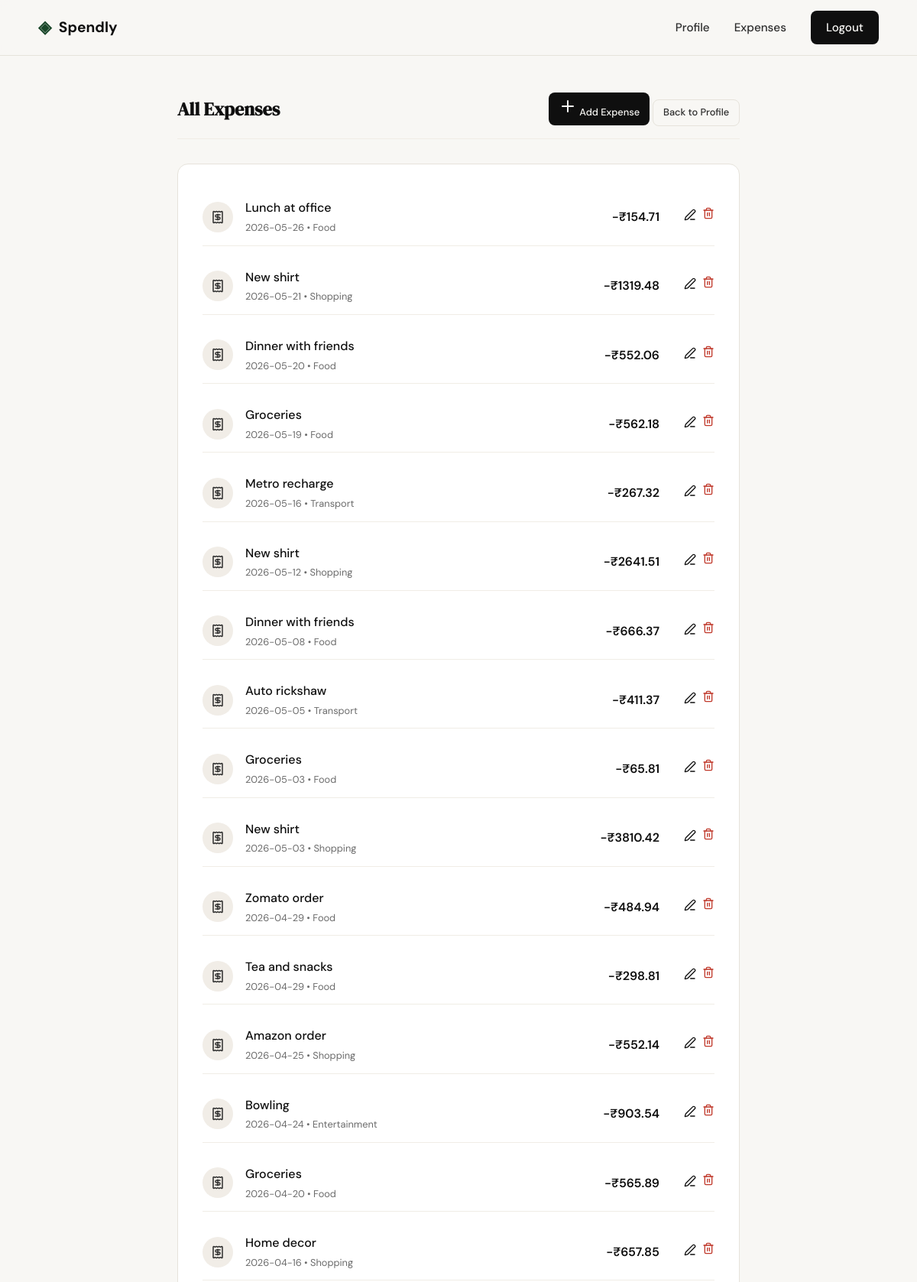
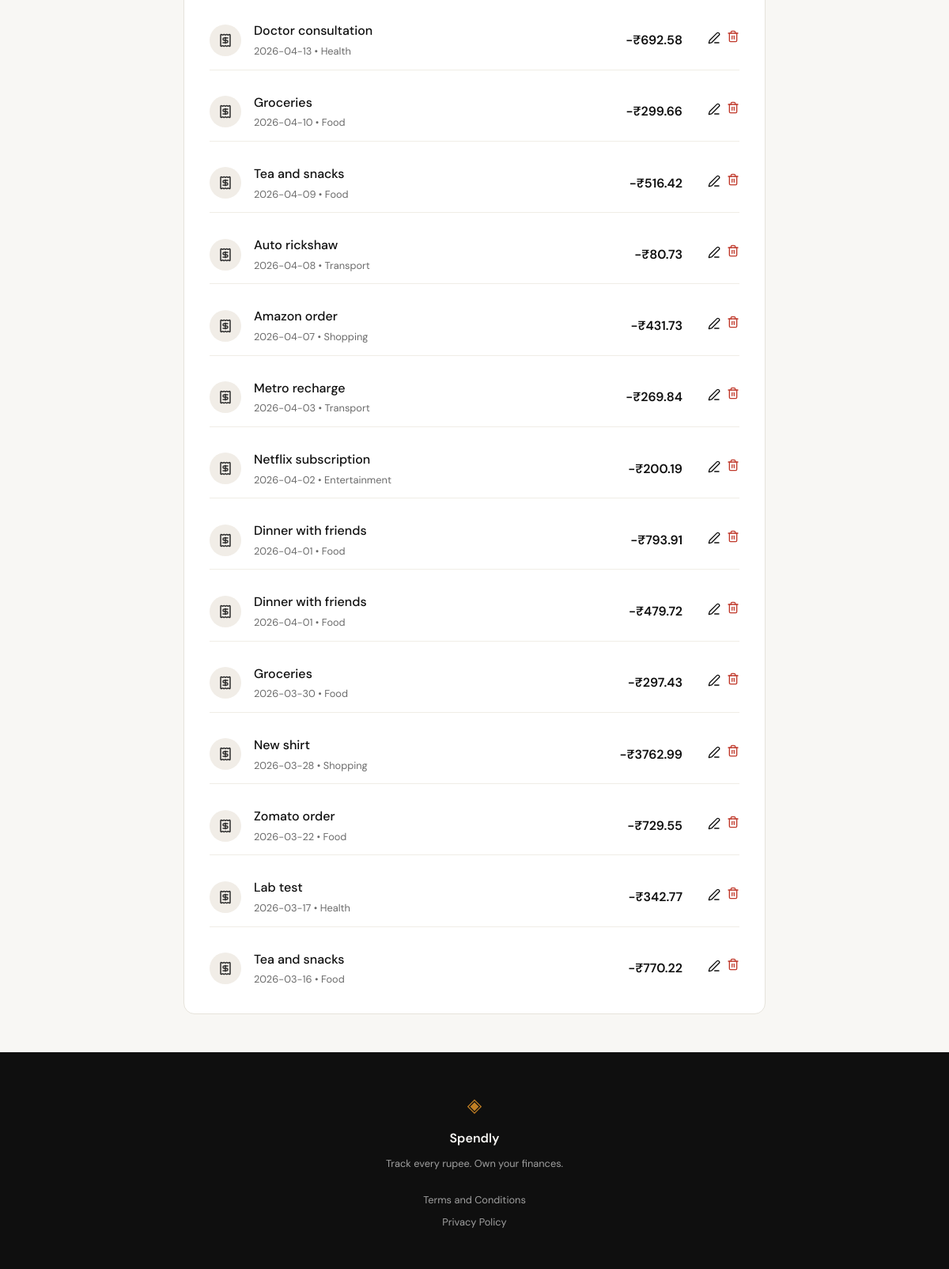
Page /expenses (signed in) on the committed database (2 pictures, top to bottom).
### tables this page shows
CREATE TABLE expenses (
            id INTEGER PRIMARY KEY AUTOINCREMENT,
            user_id INTEGER NOT NULL,
            amount REAL NOT NULL,
            category TEXT NOT NULL,
            date TEXT NOT NULL,
            description TEXT,
            created_at TEXT DEFAULT (datetime('now')),
            FOREIGN KEY (user_id) REFERENCES users (id)
        );

### app.py (the view)
@app.route("/expenses")
def expenses():
    if "user_id" not in session:
        return redirect(url_for('login'))
    db = get_db()
    cursor = db.cursor()
    cursor.execute("SELECT id, amount, category, date, description FROM expenses WHERE user_id = ? ORDER BY date DESC, id DESC", (session['user_id'],))
    all_expenses = cursor.fetchall()
    db.close()
    return render_template("expenses.html", expenses=all_expenses)

### database/db.py (called while the page is built)
def get_db():
    conn = sqlite3.connect(DATABASE)
    conn.row_factory = sqlite3.Row
    conn.execute("PRAGMA foreign_keys = ON")
    return conn

### templates/expenses.html (shortened to what this page needs)
{% extends "base.html" %}
{% block content %}
<div class="profile-container">
    <div class="section-header" style="margin-bottom: 2rem;">
        <h2>All Expenses</h2>
        <div class="header-actions">
            <a href="{{ url_for('add_expense_route') }}" class="btn btn-primary btn-sm">
                <i data-lucide="plus"></i>
                <span>Add Expense</span>
            </a>
            <a href="{{ url_for('profile') }}" class="btn-ghost btn-sm">Back to Profile</a>
        </div>
    </div>
    <div class="profile-section">
        {% if expenses %}
        <div class="activity-list">
            {% for expense in expenses %}
            <div class="activity-item">
                <div class="activity-icon">
                    <i data-lucide="receipt"></i>
                </div>
                <div class="activity-details">
                    <p class="activity-desc">{{ expense.description or expense.category }}</p>
                    <p class="activity-date">{{ expense.date }} &bull; {{ expense.category }}</p>
                </div>
                <div class="activity-amount negative">
                    -₹{{ "%.2f"|format(expense.amount) }}
                </div>
                <div class="activity-actions" style="margin-left: 1rem; display: flex; gap: 0.5rem;">
                    <a href="{{ url_for('edit_expense', id=expense.id) }}" class="btn-icon" title="Edit">
                        <i data-lucide="edit-3" style="width: 16px; height: 16px;"></i>
                    </a>
                    <form action="{{ url_for('delete_expense_route', id=expense.id) }}" method="POST" style="display: inline;" onsubmit="return confirm('Are you sure you want to delete this expense?');">
                        <button type="submit" class="btn-icon" title="Delete" style="background: none; border: none; cursor: pointer; color: var(--danger); padding: 0; display: flex; align-items: center; justify-content: center;">
                            <i data-lucide="trash-2" style="width: 16px; height: 16px;"></i>
                        </button>
                    </form>
                </div>
            </div>
            {% endfor %}
        </div>
        {% else %}
        <div class="empty-state">
            <i data-lucide="receipt"></i>
            <p>No expenses found. Start tracking your spending!</p>
        </div>
        {% endif %}
    </div>
</div>
{% endblock %}

### static/css/style.css (style rules this page uses)
:root { --ink: #0f0f0f; --ink-soft: #2d2d2d; --ink-muted: #6b6b6b; --ink-faint: #a0a0a0; --paper: #f8f7f4; --paper-warm: #f1ede7; --paper-card: #ffffff; --accent: #1a472a; --accent-light: #e9f0ec; --accent-2: #c17f24; --accent-2-light: #fdf3e3; --danger: #c0392b; --danger-light: #fdecea; --border: #e6e3db; --border-soft: #f0ede6; --font-display: 'DM Serif Display', Georgia, serif; --font-body: 'DM Sans', system-ui, sans-serif; --max-width: 1100px; --auth-width: 440px; --radius-sm: 8px; --radius-md: 14px; --radius-lg: 24px; }
*, *::before, *::after { box-sizing: border-box; margin: 0; padding: 0; }
html { font-size: 16px; scroll-behavior: smooth; }
body { background: var(--paper); color: var(--ink); font-family: var(--font-body); font-size: 1rem; line-height: 1.6; -webkit-font-smoothing: antialiased; }
a { color: inherit; text-decoration: none; }
.btn-primary { display: inline-block; background: var(--ink); color: var(--paper); padding: 0.65rem 1.5rem; border-radius: var(--radius-sm); font-family: var(--font-body); font-size: 0.9rem; font-weight: 500; cursor: pointer; border: none; transition: background 0.2s; text-decoration: none; }
.btn-ghost { display: inline-block; background: transparent; color: var(--ink-soft); padding: 0.65rem 1.5rem; border-radius: var(--radius-sm); font-size: 0.9rem; font-weight: 500; border: 1px solid var(--border); transition: all 0.2s; text-decoration: none; }
.profile-container { max-width: 800px; margin: 3rem auto; padding: 0 2rem; }
.profile-section { background: var(--paper-card); border: 1px solid var(--border); border-radius: var(--radius-md); padding: 2rem; margin-bottom: 2rem; }
.section-header { display: flex; justify-content: space-between; align-items: center; margin-bottom: 1.5rem; border-bottom: 1px solid var(--border-soft); padding-bottom: 1rem; }
.section-header h2 { font-family: var(--font-display); font-size: 1.5rem; color: var(--ink); }
.activity-list { display: flex; flex-direction: column; gap: 1rem; }
.activity-item { display: flex; align-items: center; gap: 1rem; padding: 0.75rem 0; border-bottom: 1px solid var(--border-soft); }
.activity-item:last-child { border-bottom: none; padding-bottom: 0; }
.activity-icon { width: 40px; height: 40px; border-radius: 50%; background: var(--paper-warm); display: flex; align-items: center; justify-content: center; color: var(--ink-soft); }
.activity-icon svg { width: 18px; height: 18px; }
.activity-details { flex: 1; }
.activity-desc { font-weight: 500; color: var(--ink); margin-bottom: 0.2rem; }
.activity-date { font-size: 0.8rem; color: var(--ink-muted); }
.activity-amount { font-weight: 600; font-family: var(--font-body); font-variant-numeric: tabular-nums; }
.activity-amount.negative { color: var(--ink); }
.btn-sm { padding: 0.4rem 0.8rem; font-size: 0.8rem; }

### rows in the picture
expenses: description "Lunch at office", date "2026-05-26", category "Food", amount "154.71"
expenses: description "New shirt", date "2026-05-21", category "Shopping", amount "1319.48"
expenses: description "Dinner with friends", date "2026-05-20", category "Food", amount "552.06"
expenses: description "Groceries", date "2026-05-19", category "Food", amount "562.18"
expenses: description "Metro recharge", date "2026-05-16", category "Transport", amount "267.32"
expenses: description "New shirt", date "2026-05-12", category "Shopping", amount "2641.51"
expenses: description "Dinner with friends", date "2026-05-08", category "Food", amount "666.37"
expenses: description "Auto rickshaw", date "2026-05-05", category "Transport", amount "411.37"
expenses: description "Groceries", date "2026-05-03", category "Food", amount "65.81"
expenses: description "New shirt", date "2026-05-03", category "Shopping", amount "3810.42"
expenses: description "Zomato order", date "2026-04-29", category "Food", amount "484.94"
expenses: description "Tea and snacks", date "2026-04-29", category "Food", amount "298.81"
expenses: description "Amazon order", date "2026-04-25", category "Shopping", amount "552.14"
expenses: description "Bowling", date "2026-04-24", category "Entertainment", amount "903.54"
expenses: description "Groceries", date "2026-04-20", category "Food", amount "565.89"
expenses: description "Home decor", date "2026-04-16", category "Shopping", amount "657.85"
expenses: description "Doctor consultation", date "2026-04-13", category "Health", amount "692.58"
expenses: description "Groceries", date "2026-04-10", category "Food", amount "299.66"
expenses: description "Tea and snacks", date "2026-04-09", category "Food", amount "516.42"
expenses: description "Auto rickshaw", date "2026-04-08", category "Transport", amount "80.73"
expenses: description "Amazon order", date "2026-04-07", category "Shopping", amount "431.73"
expenses: description "Metro recharge", date "2026-04-03", category "Transport", amount "269.84"
expenses: description "Netflix subscription", date "2026-04-02", category "Entertainment", amount "200.19"
expenses: description "Dinner with friends", date "2026-04-01", category "Food", amount "793.91"
expenses: description "Dinner with friends", date "2026-04-01", category "Food", amount "479.72"
expenses: description "Groceries", date "2026-03-30", category "Food", amount "297.43"
expenses: description "New shirt", date "2026-03-28", category "Shopping", amount "3762.99"
expenses: description "Zomato order", date "2026-03-22", category "Food", amount "729.55"
expenses: description "Lab test", date "2026-03-17", category "Health", amount "342.77"
expenses: description "Tea and snacks", date "2026-03-16", category "Food", amount "770.22"
